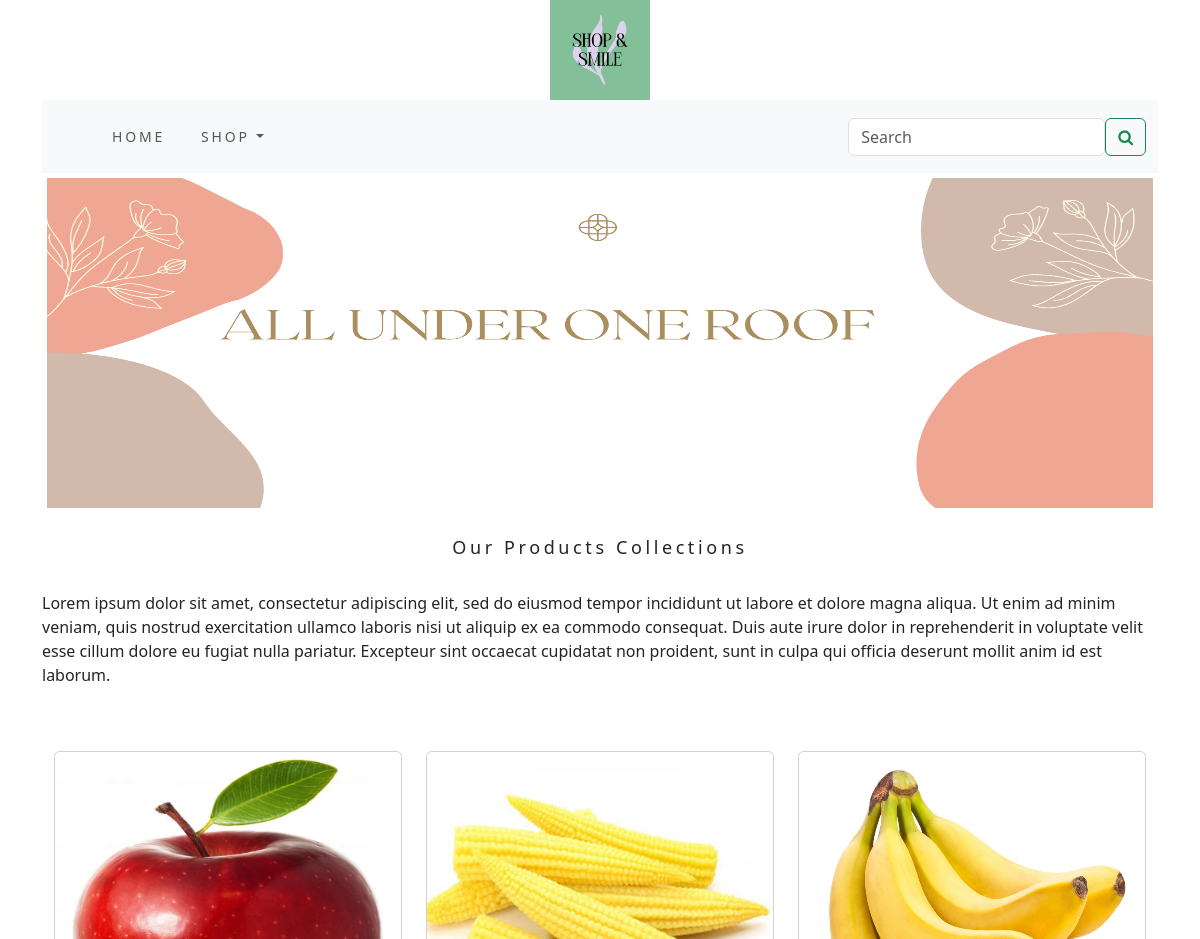
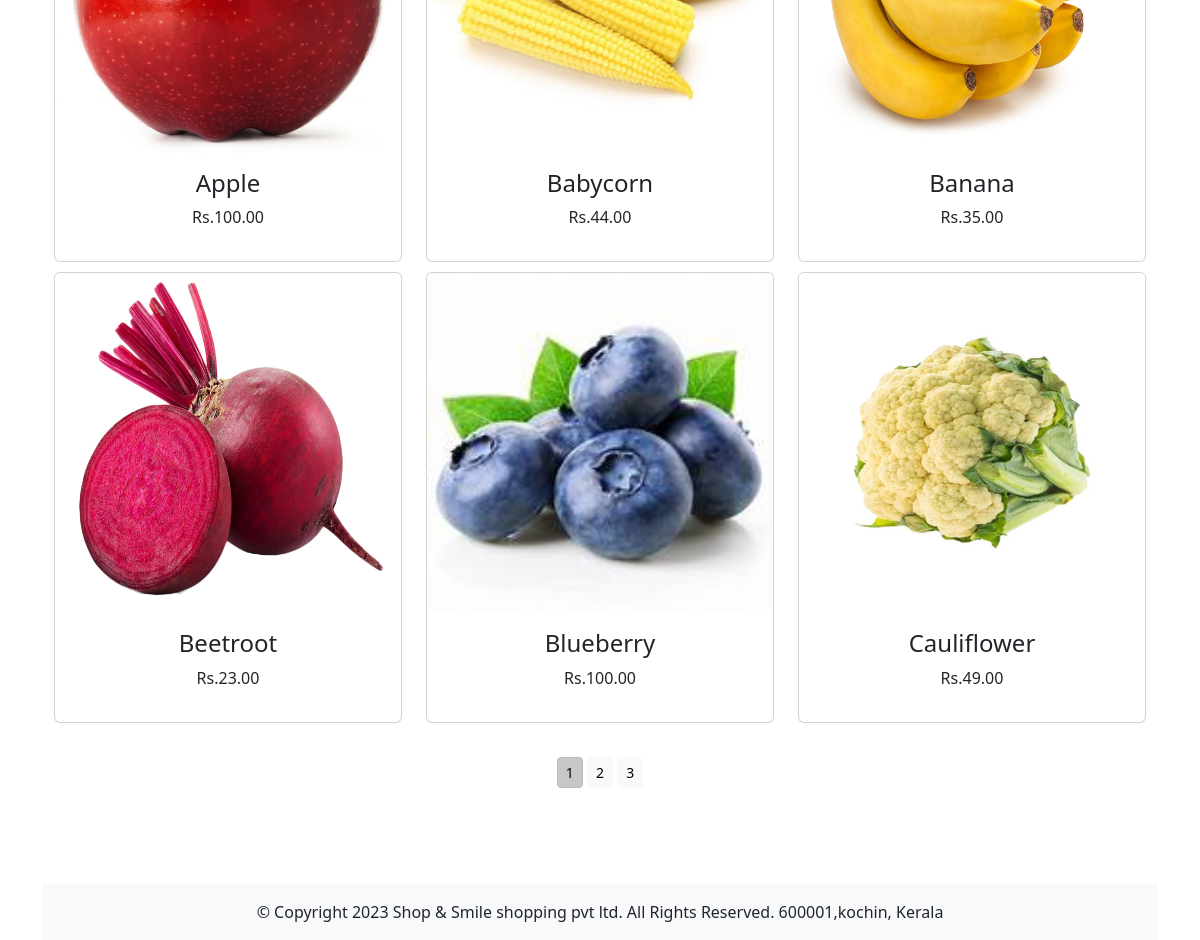
The page / on the database its author committed (2 pictures, top to bottom).
### shop/models.py (models this page shows, shortened)
class Product(models.Model):
    name = models.CharField(max_length=250, unique=True)
    slug = models.SlugField(max_length=250, unique=True)
    description = models.TextField(blank=True)
    price = models.DecimalField(max_digits=10, decimal_places=2)
    category = models.ForeignKey(Category, on_delete=models.CASCADE)
    image = models.ImageField(upload_to='product', blank=True)
    stock = models.IntegerField()
    available = models.BooleanField(default=True)
    created = models.DateTimeField(auto_now_add=True)
    updated = models.DateTimeField(auto_now=True)
    def get_url(self):
        return reverse('shop:prodCatdetail', args=[self.category.slug, self.slug])
    class Meta:
        ordering = ('name',)
        verbose_name = 'product'
        verbose_name_plural = 'products'

### shop/views.py (the view)
# urls.py: path('', views.allProdcat, name='allProdcat'),
def allProdcat(request, c_slug=None):
    c_page = None
    products_list = None
    if c_slug != None:
        c_page = get_object_or_404(Category, slug=c_slug)
        products_list = Product.objects.all().filter(category=c_page, available=True)
    else:
        products_list = Product.objects.all().filter(available=True)
    paginator = Paginator(products_list, 6)
    try:
        page = int(request.GET.get('page', '1'))
    except:
        page = 1
    try:
        products = paginator.page(page)
    except(EmptyPage, InvalidPage):
        products = paginator.page(paginator.num_pages)
    return render(request, "category.html", {'category': c_page, 'products': products})

### cart/context_processors.py (called while the page is built)
def counter(request):
    item_count = 0
    if 'admin' in request.path:
        return {}
    else:
        try:
            cart = Cart.objects.filter(cart_id=cart_id(request))
            cart_items = CartItem.objects.all().filter(cart=cart[:1])
            for cart_item in cart_items:
                item_count += cart_item.quantity
        except Cart.DoesNotExist:
            item_count = 0
    return dict(item_count=item_count)

### cart/views.py (called while the page is built)
def cart_id(request):
    cart = request.session.session_key
    if not cart:
        cart = request.session.create()
    return cart

### shop/context_processors.py (called while the page is built)
def menu_links(request):
    links=Category.objects.all()
    return dict(links=links)

### shop/models.py (called while the page is built)
    def get_url(self):
        return reverse('shop:products_by_category', args=[self.slug])

### templates/category.html (shortened to what this page needs)
{% extends 'base.html' %}
{% load static %}
{% block content %}
       <div class="mx-auto">
    {% if category %}
           <img class="my_image" src="{{category.image.url}}" alt="{{category.name}}" width="250px" height="250px">
       </div>
       <br>
       <div>
           <h1 class="text-center my_title">{{category.name}}</h1>
           <p class="text-justify">{{category.description}}</p>
       </div>
    {% else %}
       <div>
            <img class="my_image my_image_padding" src="{% static 'img/banner.png' %}" alt="our products" width="1250px" height="250px">
       </div>
       <br>
       <div>
           <h1 class="text-centre my_title"><center>Our Products Collections</center></h1>
           <br>
           <p class="text-justify">Lorem ipsum dolor sit amet, consectetur adipiscing elit, sed do eiusmod tempor incididunt ut labore et dolore magna aliqua. Ut enim ad minim veniam, quis nostrud exercitation ullamco laboris nisi ut aliquip ex ea commodo consequat. Duis aute irure dolor in reprehenderit in voluptate velit esse cillum dolore eu fugiat nulla pariatur. Excepteur sint occaecat cupidatat non proident, sunt in culpa qui officia deserunt mollit anim id est laborum.
              </p>
           <br>
           <br>
       </div>
    {% endif %}
    <div class="container">
        <div class="row mx_auto">
            {% for product in products.object_list %}
            <div class="my_bottom_margin col-9 col-sm-12 col-md-4 col-lg-4">
                <div class="card text-center" style="min-width:18rem;">
                    <a href="{{product.get_url}}"><img class="card-img-top my_image" src="{{product.image.url}}" alt="{{product.name}}" width="250px" height="250px"></a>
                    <div class="card-body">
                        <h4>{{product.name}}</h4>
                        <p>Rs.{{product.price}}</p>
                    </div>
                </div>
            </div>
            {% endfor %}
        </div>
        <div class="mx-auto">
            {% if products.paginator.num_pages > 1 %}
            <br>
            <div class="text-center">
                {% for pg in products.paginator.page_range %}
                <a href="?page={{pg}}" class="btn btn-light btn-sm {% if products.number == pg %} active {% endif %}">{{pg}}</a>
            {% endfor %}
            </div>
            {% endif %}
        </div>
        <br>
    </div>
{% endblock %}

### templates/base.html (shortened to what this page needs)
{% load static %}
<!DOCTYPE html>
<html lang="en">
<head>
    <link rel="stylesheet" href="{% static 'css/custom.css' %}">
    <link href="{% static 'css/bootstrap.min.css' %}" rel="stylesheet">
</head>
<body>
<div class="container">
  {% include 'header.html' %}
  {% include 'navbar.html' %}
  {% block content %}
  {% endblock %}
</div>
{% include 'footer.html' %}
</body>
</html>

### templates/header.html
{% load static %}
<header>
  <center>
    <a href="{% url 'shop:allProdcat' %}"><img src="{% static 'img/logo.png' %}" alt="logoimage" width="100px" height="100px"></a>
  </center>
</header>

### templates/navbar.html (shortened to what this page needs)
<link rel="stylesheet" href="https://cdnjs.cloudflare.com/ajax/libs/font-awesome/4.7.0/css/font-awesome.min.css">
<nav class="navbar navbar-expand-lg bg-body-tertiary">
  <div class="container-fluid">
    <div class="collapse navbar-collapse" id="navbarNav">
      <ul class="navbar-nav ms-auto">
        <li class="nav-items">
          <a class="nav-link" href="{% url 'shop:allProdcat' %}">Home</a>
        </li>
        <li class="nav-items dropdown {% if 'shop' in request.path %} active {% endif %}">
          <a class="nav-link dropdown-toggle" href="" role="button" data-bs-toggle="dropdown" aria-expanded="false">
            Shop
          </a>
        </li>
      </ul>
      <form class="d-flex" action="{% url 'search_app:searchresult' %}" method="GET">
        <input class="form-control me-2" type="search" placeholder="Search" name="q" aria-label="Search">
        <button class="btn btn-outline-success" type="submit"><i class="fa fa-search"></i></button>
      </form>
    </div>
  </div>
</nav>

### templates/footer.html
<br>
<br>
<br>
<footer class="sticky-footer">
  <div class="container py-3">
    <div class="row">
      <div class="col text-center">
        <p class="mb-0">© Copyright 2023 Shop & Smile shopping pvt ltd. All Rights Reserved. 600001,kochin, Kerala</p>
      </div>
    </div>
  </div>
</footer>

### static/css/custom.css (style rules this page uses)
body { font-family: 'Roboto', sans-serif; min-height: 100vh; }
.nav-items { letter-spacing : .2em; font-size : 14px; text-transform : uppercase; padding:10px }
footer { bottom: 0; left: 0; width: 100%; background-color: #f8f9fa; text-align: center; }
.sticky-footer { position: sticky; top: 100%; }
.my_image { width:100%; height:340px; }
.my_title { font-size: 18px; text_transform:uppercase; letter-spacing: .2em; }
.my_image_padding { padding:5px; }
.my_bottom_margin { margin-bottom:10px; }

### rows shown on the page
Product: image (picture), name "Apple", price "100.00"
Product: image (picture), name "Babycorn", price "44.00"
Product: image (picture), name "Banana", price "35.00"
Product: image (picture), name "Beetroot", price "23.00"
Product: image (picture), name "Blueberry", price "100.00"
Product: image (picture), name "Cauliflower", price "49.00"

### other values the page prints
{{ pg }} "1" "2" "3"
